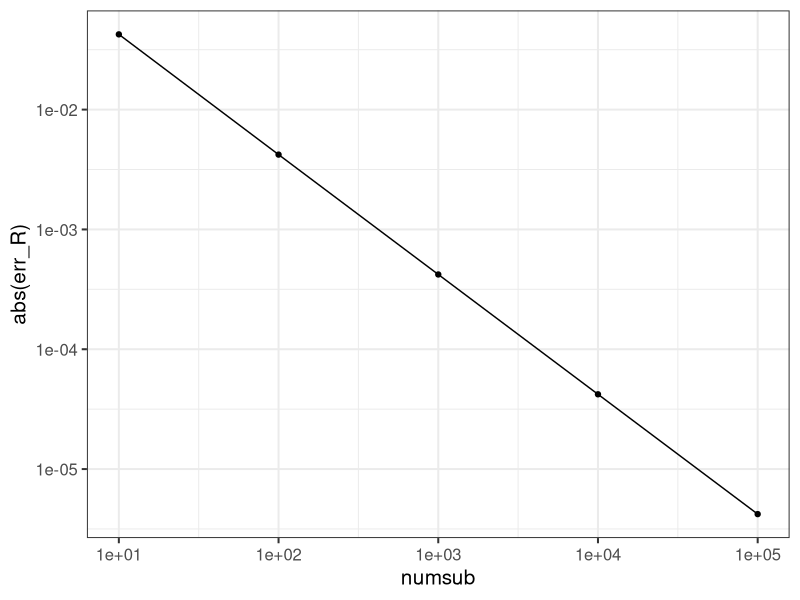
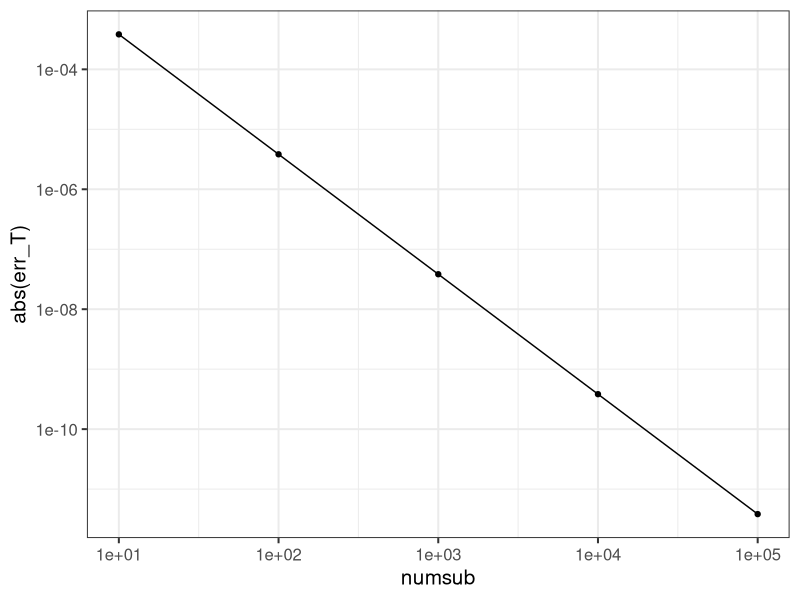
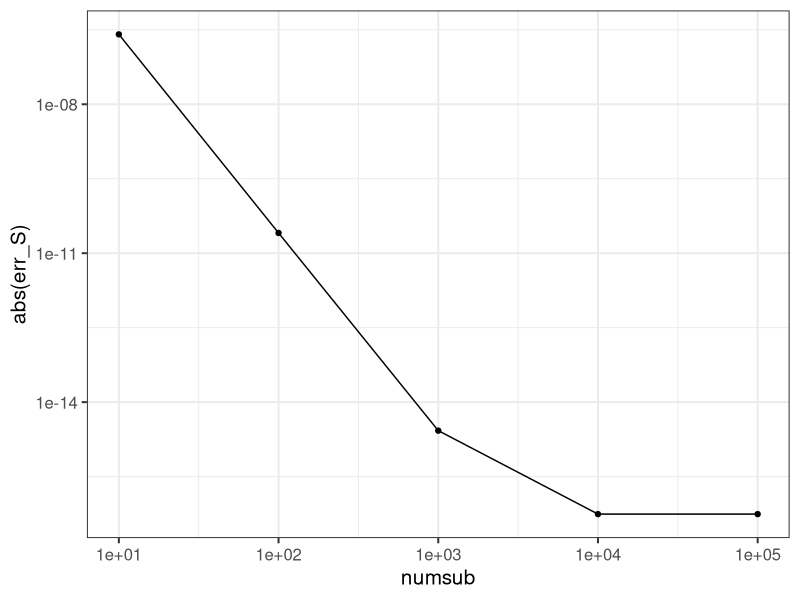
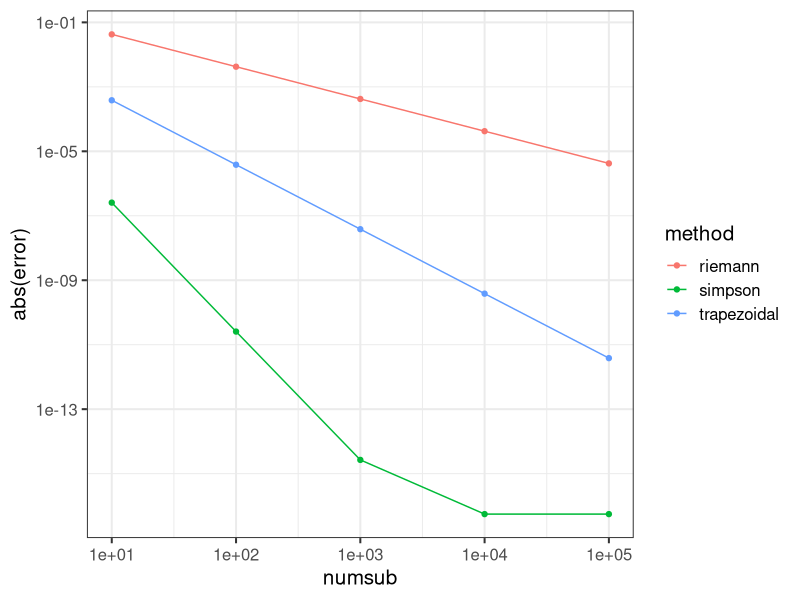

Generate these figures, in order, with R:
## ---- chunk 1
#| output-fold: true
#| jupyter: {outputs_hidden: true}
sessionInfo()
## ---- chunk 2
#| output-fold: true
#| jupyter: {outputs_hidden: true}
library(ggplot2)
library(statmod)
## ---- chunk 3
#| output-fold: true
#| jupyter: {outputs_hidden: true}
riemann <- function(f, a, b, n) {
    h <- (b - a) / n   
    
    xi <- seq.int(a, b, length.out = n + 1)
    xi <- xi[-1]
    xi <- xi[-length(xi)]

    intgrl <- h * (f(a) + sum(f(xi)))
    
    return(intgrl)
}
## ---- chunk 4
#| output-fold: true
#| jupyter: {outputs_hidden: true}
f <- function(x) sin(x)  # integrand: example above with uniform X
(truth <- 1 - cos(1)) # true integral
## ---- chunk 5
#| output-fold: true
#| jupyter: {outputs_hidden: true}
riemann(f, 0, 1, 100)
## ---- chunk 6
#| output-fold: true
#| jupyter: {outputs_hidden: true}
numsub <- c(10, 100, 1000, 10000, 100000)
err_R <- numeric(length(numsub))
for (i in seq_along(numsub)) {
    n <- numsub[i]
    R <- riemann(f, 0, 1, n)
    err_R[i] <- R - truth
}
## ---- chunk 7
#| output-fold: true
#| jupyter: {outputs_hidden: true}
ggplot() + geom_point(aes(x=numsub, y=abs(err_R))) + geom_line(aes(x=numsub, y=abs(err_R))) + 
scale_x_log10() + scale_y_log10() + theme_bw(base_size = 15)
## ---- chunk 8
#| output-fold: true
#| jupyter: {outputs_hidden: true}
trapezoidal <- function(f, a, b, n) {
    h <- (b - a) / n   
    
    xi <- seq.int(a, b, length.out = n + 1)
    xi <- xi[-1]
    xi <- xi[-length(xi)]

    intgrl <- h * (0.5 * f(a) + sum(f(xi)) + 0.5 * f(b))
    
    return(intgrl)
}
## ---- chunk 9
#| output-fold: true
#| jupyter: {outputs_hidden: true}
# f <- function(x) sqrt(1-x^2)   # integrand
trapezoidal(f, 0, 1, 100) 
## ---- chunk 10
#| output-fold: true
#| jupyter: {outputs_hidden: true}
truth
## ---- chunk 11
#| output-fold: true
#| jupyter: {outputs_hidden: true}
numsub <- c(10, 100, 1000, 10000, 100000)
err_T <- numeric(length(numsub))
for (i in seq_along(numsub)) {
    n <- numsub[i]
    T <- trapezoidal(f, 0, 1, n)
    err_T[i] <- T - truth
}
## ---- chunk 12
#| output-fold: true
#| jupyter: {outputs_hidden: true}
ggplot() + geom_point(aes(x=numsub, y=abs(err_T))) + geom_line(aes(x=numsub, y=abs(err_T))) + 
scale_x_log10() + scale_y_log10() + theme_bw(base_size = 15)
## ---- chunk 13
#| output-fold: true
#| jupyter: {outputs_hidden: true}
simpson <- function(f, a, b, n) {
    h <- (b - a) / n   
    i <- seq_len(n - 1)
    xi <- a + i * h 
    xmid <- c(xi - h / 2, b - h / 2)
    intgrl <- h * (f(a) + 2 * sum(f(xi)) + 4 * sum(f(xmid)) + f(b)) / 6
   
    return(intgrl)
}
## ---- chunk 14
#| output-fold: true
#| jupyter: {outputs_hidden: true}
# f <- function(x) sqrt(1-x^2)   # integrand
simpson(f, 0, 1, 50)    # in fact about 100 pts
## ---- chunk 15
#| output-fold: true
#| jupyter: {outputs_hidden: true}
truth
## ---- chunk 16
#| output-fold: true
#| jupyter: {outputs_hidden: true}
simpson <- function(f, a, b, n) {
  h <- (b - a) / n
   
  xi <- seq.int(a, b, length.out = n + 1)
  xi <- xi[-1]
  xi <- xi[-length(xi)]
 
  intgrl <- (h / 3) * (f(a) + 2 * sum(f(xi[seq.int(2, length(xi), 2)])) + 
                       4 * sum(f(xi[seq.int(1, length(xi), 2)])) + f(b))
   
  return(intgrl)
   
}
## ---- chunk 17
#| output-fold: true
#| jupyter: {outputs_hidden: true}
simpson(f, 0, 1, 100)
## ---- chunk 18
#| output-fold: true
#| jupyter: {outputs_hidden: true}
truth
## ---- chunk 19
#| output-fold: true
#| jupyter: {outputs_hidden: true}
numsub <- c(10, 100, 1000, 10000, 100000)
err_S <- numeric(length(numsub))
for (i in seq_along(numsub)) {
    n <- numsub[i]
    S <- simpson(f, 0, 1, n)
    err_S[i] <- S - truth
}
## ---- chunk 20
#| output-fold: true
#| jupyter: {outputs_hidden: true}
ggplot() + geom_point(aes(x=numsub, y=abs(err_S))) + geom_line(aes(x=numsub, y=abs(err_S))) + 
scale_x_log10() + scale_y_log10() + theme_bw(base_size = 15)
## ---- chunk 21
#| output-fold: true
#| jupyter: {outputs_hidden: true}
comp <- data.frame(method = factor(c(rep("riemann", length(numsub)), rep("trapezoidal", length(numsub)), 
                                rep("simpson", length(numsub)) )),
                   numsub = c(numsub = rep(numsub, 3)), 
                   error = c(err_R, err_T, err_S) )
## ---- chunk 22
#| output-fold: true
#| jupyter: {outputs_hidden: true}
comp
## ---- chunk 23
#| output-fold: true
#| jupyter: {outputs_hidden: true}
ggplot(data = comp, aes(numsub, abs(error))) + geom_point(aes(colour=method)) + geom_line(aes(colour=method)) + 
scale_x_log10() + scale_y_log10() + theme_bw(base_size = 15)
## ---- chunk 24
#| output-fold: true
#| jupyter: {outputs_hidden: true}
# statmod::gauss.quad() calculates nodes and weights for Gaussian quadrature
statmod::gauss.quad(1, "hermite")   # this computes w_0
## ---- chunk 25
#| output-fold: true
#| jupyter: {outputs_hidden: true}
sqrt(pi)   # int_{-\infty}^{\infty}exp(-x^2)dx
## ---- chunk 26
#| output-fold: true
#| jupyter: {outputs_hidden: true}
g <- function(theta, x, n) exp(theta * x - n * log(1 + exp(theta)))

x <- 18  # data
n <- 20  # sample size
sigma <- 10 # standard deviation of the prior

m <- 40   # degree of Hermite polynomial
ghq <- statmod::gauss.quad(m + 1, "hermite")
denom <- sigma * sqrt(2) * sum(g(sigma * sqrt(2) * ghq$nodes, x, n) * ghq$weights)
denom
# R built-in adaptive quadrature
integrate(function(y) sigma * sqrt(2) * g(sigma * sqrt(2) * y, x, n) * exp(-y^2) , -Inf, Inf) 
## ---- chunk 27
#| output-fold: true
#| jupyter: {outputs_hidden: true}
theta_hat <- optimize(function(y) -g(y, x, n) * exp(-y^2 / sigma^2), c(-5, 5))$minimum  # univariate minimizer
theta_hat
## ---- chunk 28
#| output-fold: true
#| jupyter: {outputs_hidden: true}
g2 <- function(z, x, n, sigma) g(z + theta_hat, x, n) * exp(-(z + theta_hat)^2 / 2 / sigma^2 + z^2) # g_tilde(z+theta_hat)
denom2 <- sum(g2(ghq$nodes, x, n, sigma) * ghq$weights)
denom2
## ---- chunk 29
#| output-fold: true
#| jupyter: {outputs_hidden: true}
n <- 70
factorial(n)
## ---- chunk 30
#| output-fold: true
#| jupyter: {outputs_hidden: true}
sqrt(2*pi) * n^(n + 0.5) * exp(-n)
## ---- chunk 31
#| output-fold: true
#| jupyter: {outputs_hidden: true}
x <- 18; n <- 20
p <- x / n
theta_star <-log(p / (1-p))
lap <- exp(-theta_star^2 / 2/ sigma^2) * exp(theta_star * x) / 
        (1 + exp(theta_star))^n * sqrt(2 * pi / n / p / (1 - p))
lap   # Laplace approximation
denom2  # Gauss-Hermite quadrature
